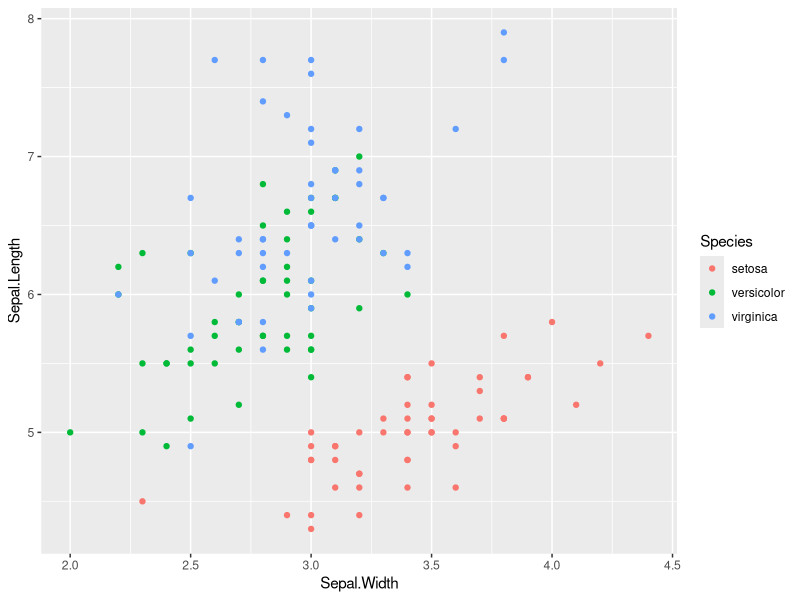
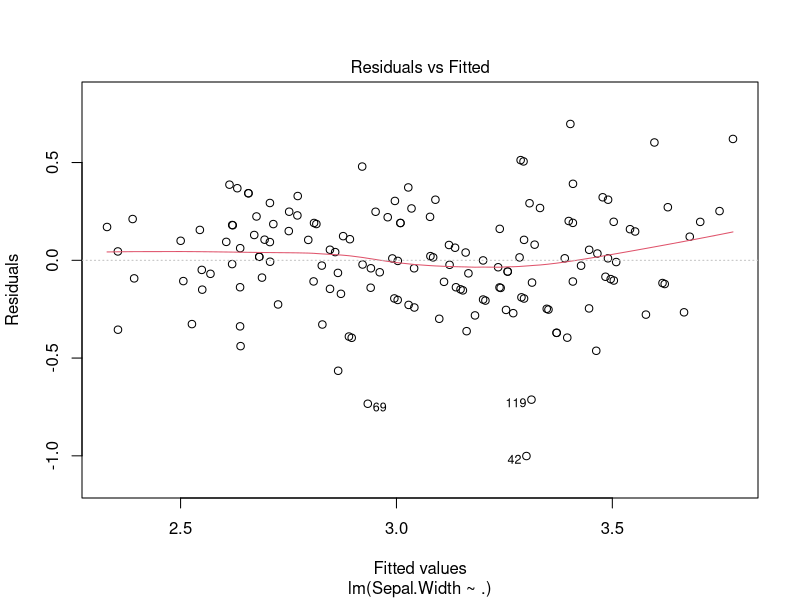
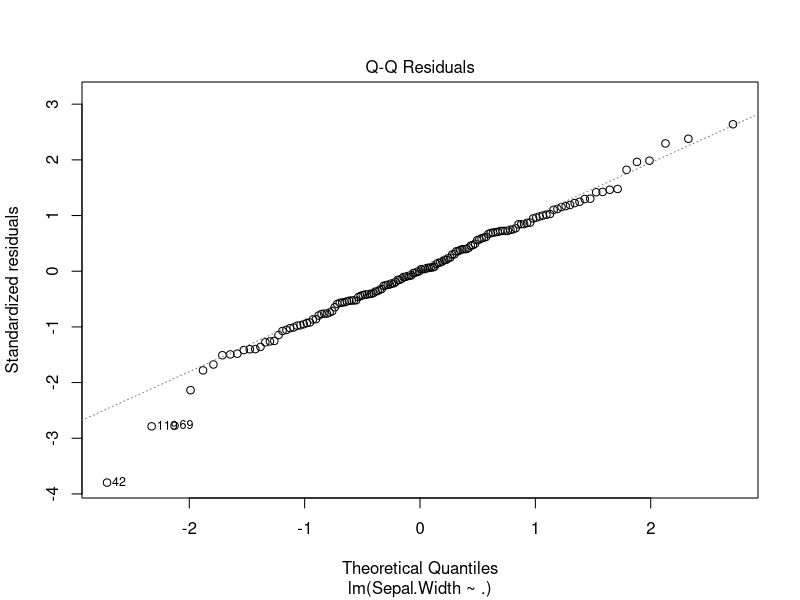
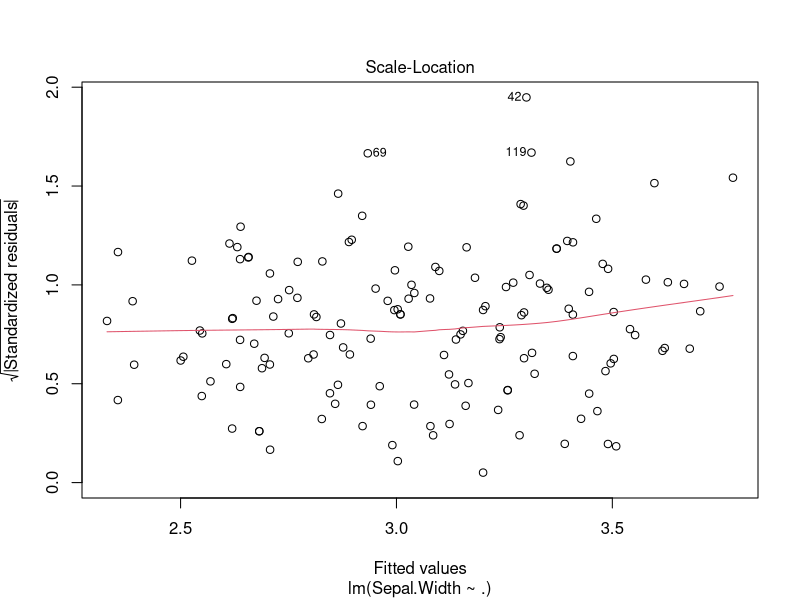
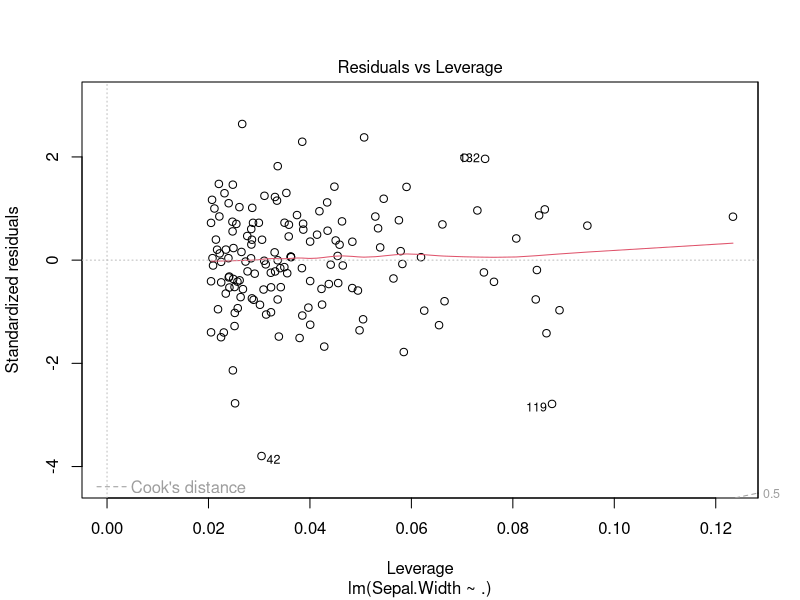

The R source for these figures, in order:
# This is a test for Git practice with R.  Maybe this will be useful? Who knows.

library(ggplot2)
library(plyr)
library(dplyr)

qplot(Sepal.Width, Sepal.Length, data = iris, colour = Species)

# So hopefully this all works.# So hopefully this all works.

# some quick linear modelling

iris.lm <- lm(Sepal.Width ~ ., data  =iris)

summary(iris.lm)

plot(iris.lm)
